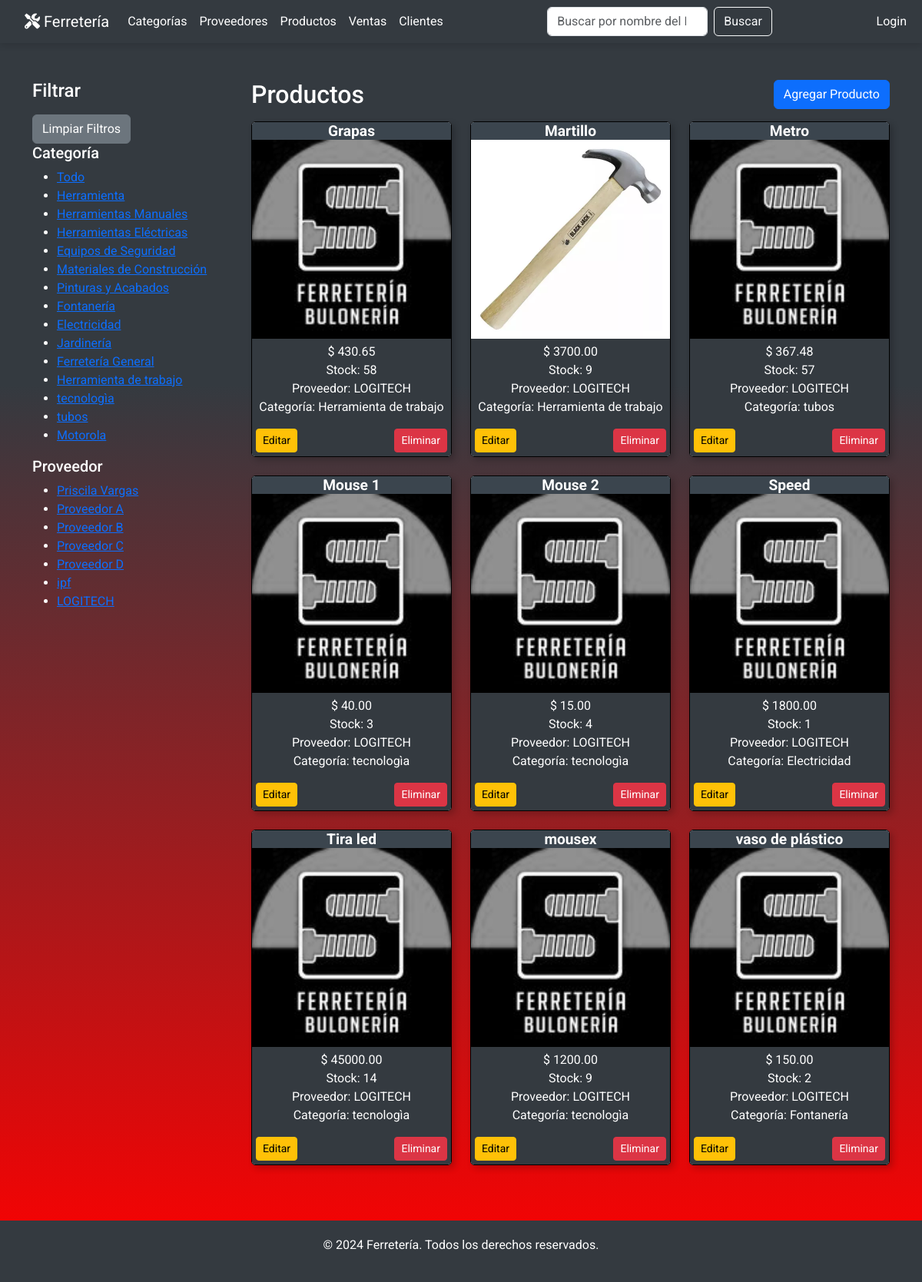
Page /productos/?categoria=&proveedor=LOGITECH on the earlier database version.
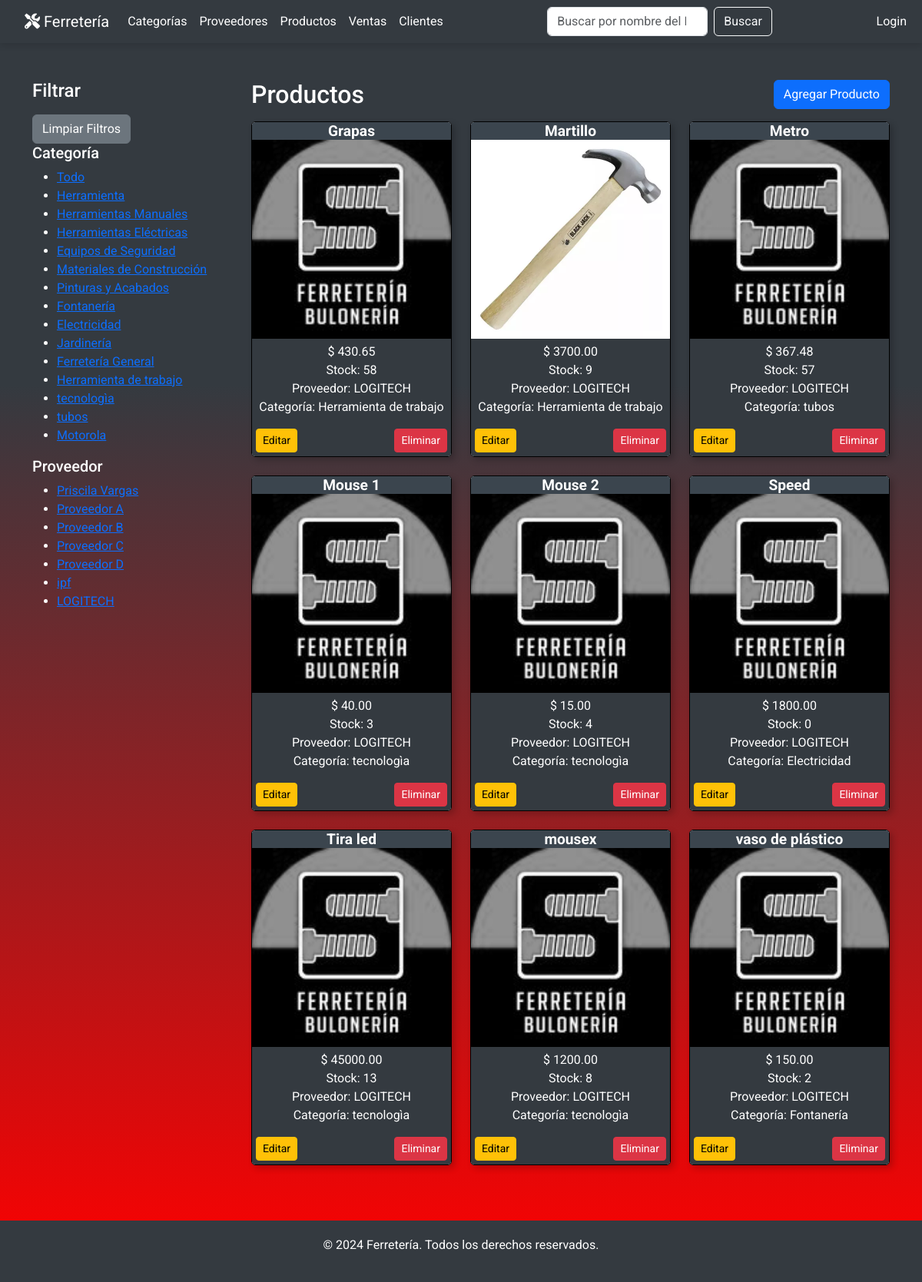
Same page on the later database version.
### miAplicacion/models.py (models this page shows, shortened)
class Categoria(models.Model):
    nombre = models.CharField(max_length=50, unique=True)
    descripcion = models.TextField(blank=True, null=True)
    def __str__(self):
        return self.nombre

class Proveedor(models.Model):
    nombre = models.CharField(max_length=100)
    tipo_producto = models.CharField(max_length=100, default='')
    telefono = models.CharField(max_length=15, default='')
    email = models.EmailField(default='', blank=True)
    direccion = models.CharField(max_length=200, default='', blank=True)
    def __str__(self):
        return self.nombre

class Producto(models.Model):
    nombre = models.CharField(max_length=100)
    descripcion = models.TextField()
    precio = models.DecimalField(max_digits=10, decimal_places=2, default=0.000)
    cantidad_stock = models.PositiveIntegerField()
    categoria = models.ForeignKey('Categoria', on_delete=models.SET_NULL, null=True)
    fecha_creacion = models.DateField(auto_now_add=True)
    fecha_actualizacion = models.DateTimeField(auto_now=True)
    proveedor = models.ForeignKey('Proveedor', on_delete=models.SET_NULL, null=True, blank=True)
    imagen = models.ImageField(upload_to='productos/', default='productos/default.png', blank=True, null=True)

### miAplicacion/views.py (the view)
# urls.py: path('productos/', ProductosListView.as_view(), name='productos_list'),
class ProductosListView(ListView):
    model = Producto
    template_name = 'productos/productos_list.html'
    context_object_name = 'productos'
    ordering = ['nombre', '-fecha_creacion']
    def get_queryset(self):
        queryset = super().get_queryset()
        categoria = self.request.GET.get('categoria')
        if categoria and categoria != 'todo':
            queryset = queryset.filter(categoria__nombre=categoria)
        proveedor = self.request.GET.get('proveedor')
        if proveedor:
            queryset = queryset.filter(proveedor__nombre=proveedor)
        query = self.request.GET.get('q')
        if query:
            queryset = queryset.filter(Q(nombre__icontains=query))
        return queryset
    def get_context_data(self, **kwargs):
        context = super().get_context_data(**kwargs)
        context['categorias'] = Categoria.objects.all()
        context['proveedores'] = Proveedor.objects.all()
        context['query'] = self.request.GET.get('q', '')  # Mantener la búsqueda en la barra
        context['busqueda_placeholder'] = 'nombre del Producto'
        context['categoria_seleccionada'] = self.request.GET.get('categoria', 'todo')
        context['proveedor_seleccionado'] = self.request.GET.get('proveedor', '')
        return context

### miAplicacion/templates/productos/productos_list.html (shortened to what this page needs)
{% extends 'base.html' %}
{% block search_url %}{% url 'productos_list' %}{% endblock %}
{% load static %}
{% block extra_styles %}
    <link rel="stylesheet" href="{% static 'css/productos.css' %}">
{% endblock %}
{% block content %}
<div class="container my-5">
    <div class="row">
        <div class="col-md-3">
            <h4>Filtrar</h4>
            <div class="mt-3">
                <a href="{% url 'productos_list' %}" class="btn btn-secondary">Limpiar Filtros</a>
            </div>
            <div class="filter-section">
                <h5>Categoría</h5>
                <ul>
                    <li><a href="?categoria=todo&proveedor={{ request.GET.proveedor }}">Todo</a></li>
                    {% for categoria in categorias %}
                    <li><a href="?categoria={{ categoria.nombre }}&proveedor={{ request.GET.proveedor }}">{{ categoria.nombre }}</a></li>
                    {% endfor %}
                </ul>
                <h5>Proveedor</h5>
                <ul>
                    {% for proveedor in proveedores %}
                    <li><a href="?categoria={{ request.GET.categoria }}&proveedor={{ proveedor.nombre }}">{{ proveedor.nombre }}</a></li>
                    {% endfor %}
                </ul>
            </div>
        </div>
        <div class="col-md-9">
            <div class="d-flex justify-content-between align-items-center mb-3">
                <h2 class="mb-0">Productos</h2>
                <a href="{% url 'productos_create' %}" class="btn btn-primary">Agregar Producto</a>
            </div>
            <div class="row">
                {% if productos %}
                    {% for producto in productos %}
                    <div class="col-md-4 mb-4">
                        <div class="card product-card">
                            <h5 class="card-title text-center">{{ producto.nombre }}</h5>
                            <img src="{% if producto.imagen %}{{ producto.imagen.url }}{% else %}{% static 'productos/default.png' %}{% endif %}" class="card-img-top product-img" alt="{{ producto.nombre }}">
                            <div class="card-body text-center">
                                <p class="card-text">
                                    $ {{ producto.precio }}<br>
                                    Stock: {{ producto.cantidad_stock }}<br>
                                    Proveedor: {{ producto.proveedor }}<br>
                                    Categoría: {{ producto.categoria }}
                                </p>
                                <div class="d-flex justify-content-between">
                                    <a href="{% url 'productos_update' producto.pk %}" class="btn btn-warning btn-sm">Editar</a>
                                    <a href="{% url 'productos_confirm_delete' producto.pk %}" class="btn btn-danger btn-sm">Eliminar</a>
                                </div>
                            </div>
                        </div>
                    </div>
                    {% endfor %}
                {% else %}
                    <p class="text-center">No se encontraron productos que coincidan con tu búsqueda.</p>
                {% endif %}
            </div>
        </div>
    </div>
</div>
{% endblock %}

### miAplicacion/templates/base.html (shortened to what this page needs)
{% load static %}
<!DOCTYPE html>
<html lang="es">
<head>
    <link href="https://cdn.jsdelivr.net/npm/bootstrap@5.3.0/dist/css/bootstrap.min.css" rel="stylesheet">
    <link rel="stylesheet" href="https://cdnjs.cloudflare.com/ajax/libs/font-awesome/6.0.0-beta3/css/all.min.css">
    {% block extra_styles %}{% endblock %}
</head>
<body>
    <nav class="navbar navbar-expand-lg navbar-dark">
        <div class="container-fluid">
            <a class="navbar-brand" href="{% url 'index' %}">
                <i class="fas fa-tools"></i> Ferretería
            </a>
            <div class="collapse navbar-collapse" id="navbarNav">
                <ul class="navbar-nav me-auto">
                    <li class="nav-item">
                        <a class="nav-link" href="{% url 'categoria_list' %}">Categorías</a>
                    </li>
                    <li class="nav-item">
                        <a class="nav-link" href="{% url 'proveedor_list' %}">Proveedores</a>
                    </li>
                    <li class="nav-item">
                        <a class="nav-link" href="{% url 'productos_list' %}">Productos</a>
                    </li>
                        <a class="nav-link" href="{% url 'venta_lista' %}">Ventas</a>
                        <a class="nav-link" href="{% url 'cliente_lista' %}">Clientes</a>
                </ul>
                <form class="d-flex" method="GET" action="{% block search_url %}{% endblock %}">
                    <input class="form-control me-2" type="search" name="q" placeholder="Buscar por {{ busqueda_placeholder }}" aria-label="Search">
                    <button class="btn btn-outline-light" type="submit">Buscar</button>
                </form>
                <ul class="nav navbar-nav ms-auto">
                    {% if user.is_authenticated %}
                        <li class="nav-item">
                            <a class="nav-link" href="{% url 'logout' %}">{{ request.user }} | Logout</a>
                        </li>
                    {% else %}
                        <li class="nav-item">
                            <a class="nav-link" href="{% url 'login' %}">Login</a>
                        </li>
                    {% endif %}
                </ul>
            </div>
        </div>
    </nav>
    <main class="container-fluid">
        {% block content %}{% endblock %}
    </main>
    <footer class="footer">
        <p>&copy; 2024 Ferretería. Todos los derechos reservados.</p>
    </footer>
</body>
</html>

### miAplicacion/static/css/productos.css (style rules this page uses)
.card { border: 1px solid #000000; border-radius: 5px; overflow: hidden; padding: 0; box-shadow: 4px 4px 8px rgba(0, 0, 0, 0.2); transition: transform 0.3s ease, box-shadow 0.3s ease; }
.card img { border-radius: 0px; object-fit: contain; width: 100%; height: auto; margin: 0; padding: 0; }
.card-body { color: #ffffff; background-color: #343a40; padding: 5px; }
.card-title { color: rgb(255, 255, 255); background-color: #3b454e; text-align: center; margin: 0%; padding: 0px; font-size: 1.2em; font-weight: bold; }

### miAplicacion/templates/base.html (style rules this page uses)
html, body { margin: 0; padding: 0; height: 100%; }
body { font-family: 'Roboto', sans-serif; background-color: #f8f9fa; color: #333; display: flex; flex-direction: column; min-height: 100vh; }
.navbar { padding-left: 20px; background-color: #343a40; box-shadow: 0 4px 8px rgba(0, 0, 0, 0.1); }
.navbar .navbar-brand, .navbar-nav .nav-link { color: #fff; }
.container-fluid { color: White; }
main.container-fluid { background-image: linear-gradient(to bottom, #343A40 30%, red 100%); background-attachment: fixed; background-size: cover; flex: 1; }
.footer { background-color: #343a40; color: #fff; padding: 20px 0; text-align: center; margin-top: auto; }

Differences in the rows shown:
changed Producto "Speed": cantidad_stock "1" → "0"
changed Producto "Tira led": cantidad_stock "14" → "13"
changed Producto "mousex": cantidad_stock "9" → "8"
